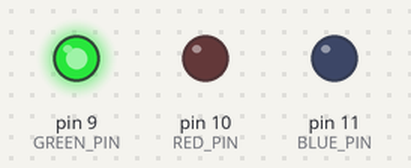
The program below on a simulated Arduino Uno, built with avr-gcc and run on an emulated ATmega328P. Parts: output pins drawn as LEDs (lit = HIGH).

Above: at 1.0 s.
At 3.0 s:
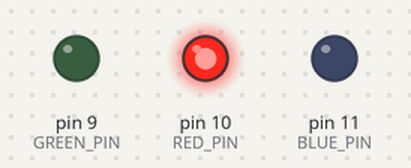
At 5.0 s:
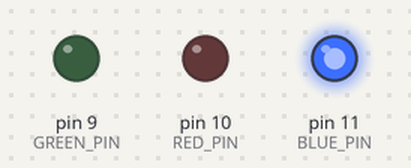
At 7.0 s:
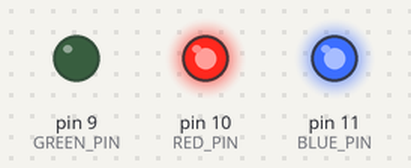
Timing chart, 0 to 10.4 s (numbered marks = the images above):
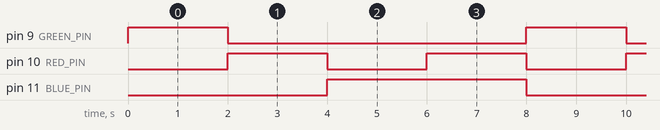

Measured:
- by itself, pin 9 (GREEN_PIN): alternates HIGH for 2.0 s and LOW for 6.0 s
- by itself, pin 10 (RED_PIN): alternates HIGH for 2.0 s and LOW for 2.0 s
- by itself, pin 11 (BLUE_PIN): alternates HIGH for 4.0 s and LOW for 4.0 s

The program:

main.cpp
```cpp
#include <Arduino.h>

#define GREEN_PIN 9  // Define o Verde no pino 9
#define RED_PIN 10   // Define o Vermelho no pino 10
#define BLUE_PIN 11  // Define o Azul no pino 11

void setup() {
  pinMode(GREEN_PIN, OUTPUT);
  pinMode(RED_PIN, OUTPUT);
  pinMode(BLUE_PIN, OUTPUT);
}

void loop() {
  // Acende o Verde
  analogWrite(GREEN_PIN, 255);
  analogWrite(RED_PIN, 0);
  analogWrite(BLUE_PIN, 0);
  delay(2000);  // Espera 2 segundo

  // Acende o Vermelho
  analogWrite(GREEN_PIN, 0);
  analogWrite(RED_PIN, 255);
  analogWrite(BLUE_PIN, 0);
  delay(2000);

  // Acende o Azul
  analogWrite(GREEN_PIN, 0);
  analogWrite(RED_PIN, 0);
  analogWrite(BLUE_PIN, 255);
  delay(2000);

  // Acende o Roxo (Cor alternativa adicionada)
  analogWrite(GREEN_PIN, 0);
  analogWrite(RED_PIN, 255);
  analogWrite(BLUE_PIN, 255);
  delay(2000);
}
```
